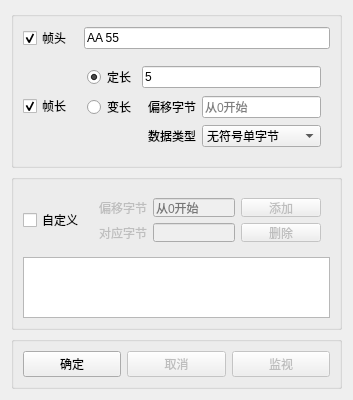
<?xml version="1.0" encoding="UTF-8"?>
<ui version="4.0">
 <class>form</class>
 <widget class="QDialog" name="form">
  <property name="geometry">
   <rect>
    <x>0</x>
    <y>0</y>
    <width>353</width>
    <height>400</height>
   </rect>
  </property>
  <property name="minimumSize">
   <size>
    <width>353</width>
    <height>400</height>
   </size>
  </property>
  <property name="windowTitle">
   <string>查找帧定义</string>
  </property>
  <property name="windowIcon">
   <iconset resource="Resources.qrc">
    <normaloff>:/new/prefix1/icon/view.png</normaloff>:/new/prefix1/icon/view.png</iconset>
  </property>
  <layout class="QGridLayout" name="gridLayout_12">
   <item row="0" column="0">
    <layout class="QGridLayout" name="gridLayout_11">
     <item row="0" column="0">
      <widget class="QGroupBox" name="groupBox">
       <property name="title">
        <string/>
       </property>
       <layout class="QGridLayout" name="gridLayout_4">
        <item row="0" column="0">
         <layout class="QGridLayout" name="gridLayout_3">
          <item row="0" column="2">
           <widget class="QLineEdit" name="lineEdit">
            <property name="text">
             <string>AA 55</string>
            </property>
           </widget>
          </item>
          <item row="1" column="0">
           <widget class="QCheckBox" name="checkBox_2">
            <property name="text">
             <string>帧长</string>
            </property>
            <property name="checked">
             <bool>true</bool>
            </property>
           </widget>
          </item>
          <item row="1" column="1" colspan="2">
           <widget class="QWidget" name="widget_3" native="true">
            <layout class="QGridLayout" name="gridLayout_2">
             <item row="0" column="0">
              <layout class="QGridLayout" name="gridLayout">
               <item row="0" column="0">
                <widget class="QRadioButton" name="radioButton">
                 <property name="text">
                  <string>定长</string>
                 </property>
                 <property name="checked">
                  <bool>true</bool>
                 </property>
                </widget>
               </item>
               <item row="0" column="1" colspan="3">
                <widget class="QLineEdit" name="lineEdit_2">
                 <property name="text">
                  <string>5</string>
                 </property>
                </widget>
               </item>
               <item row="1" column="0" colspan="2">
                <widget class="QRadioButton" name="radioButton_2">
                 <property name="text">
                  <string>变长</string>
                 </property>
                </widget>
               </item>
               <item row="1" column="2">
                <widget class="QLabel" name="label">
                 <property name="text">
                  <string>偏移字节</string>
                 </property>
                </widget>
               </item>
               <item row="1" column="3">
                <widget class="QLineEdit" name="lineEdit_3">
                 <property name="placeholderText">
                  <string>从0开始</string>
                 </property>
                </widget>
               </item>
               <item row="2" column="2">
                <widget class="QLabel" name="label_2">
                 <property name="text">
                  <string>数据类型</string>
                 </property>
                </widget>
               </item>
               <item row="2" column="3">
                <widget class="QComboBox" name="comboBox">
                 <item>
                  <property name="text">
                   <string>无符号单字节</string>
                  </property>
                 </item>
                 <item>
                  <property name="text">
                   <string>有符号单字节</string>
                  </property>
                 </item>
                 <item>
                  <property name="text">
                   <string>无符号双字节</string>
                  </property>
                 </item>
                 <item>
                  <property name="text">
                   <string>有符号双字节</string>
                  </property>
                 </item>
                 <item>
                  <property name="text">
                   <string>无符号四字节</string>
                  </property>
                 </item>
                 <item>
                  <property name="text">
                   <string>有符号四字节</string>
                  </property>
                 </item>
                 <item>
                  <property name="text">
                   <string>无符号八字节</string>
                  </property>
                 </item>
                 <item>
                  <property name="text">
                   <string>有符号八字节</string>
                  </property>
                 </item>
                </widget>
               </item>
              </layout>
             </item>
            </layout>
           </widget>
          </item>
          <item row="0" column="0" colspan="2">
           <widget class="QCheckBox" name="checkBox">
            <property name="text">
             <string>帧头</string>
            </property>
            <property name="checked">
             <bool>true</bool>
            </property>
           </widget>
          </item>
         </layout>
        </item>
       </layout>
      </widget>
     </item>
     <item row="1" column="0">
      <widget class="QGroupBox" name="groupBox_2">
       <property name="title">
        <string/>
       </property>
       <layout class="QGridLayout" name="gridLayout_8">
        <item row="0" column="0">
         <layout class="QGridLayout" name="gridLayout_7">
          <item row="0" column="0">
           <widget class="QCheckBox" name="checkBox_3">
            <property name="text">
             <string>自定义</string>
            </property>
           </widget>
          </item>
          <item row="0" column="1">
           <widget class="QWidget" name="widget_4" native="true">
            <property name="enabled">
             <bool>false</bool>
            </property>
            <layout class="QGridLayout" name="gridLayout_6">
             <item row="0" column="0">
              <layout class="QGridLayout" name="gridLayout_5">
               <item row="0" column="0">
                <widget class="QLabel" name="label_4">
                 <property name="text">
                  <string>偏移字节</string>
                 </property>
                </widget>
               </item>
               <item row="0" column="1">
                <widget class="QLineEdit" name="lineEdit_4">
                 <property name="text">
                  <string/>
                 </property>
                 <property name="placeholderText">
                  <string>从0开始</string>
                 </property>
                </widget>
               </item>
               <item row="0" column="2">
                <widget class="QPushButton" name="pushButton_3">
                 <property name="text">
                  <string>添加</string>
                 </property>
                </widget>
               </item>
               <item row="1" column="0">
                <widget class="QLabel" name="label_3">
                 <property name="text">
                  <string>对应字节</string>
                 </property>
                </widget>
               </item>
               <item row="1" column="1">
                <widget class="QLineEdit" name="lineEdit_5"/>
               </item>
               <item row="1" column="2">
                <widget class="QPushButton" name="pushButton_4">
                 <property name="text">
                  <string>删除</string>
                 </property>
                </widget>
               </item>
              </layout>
             </item>
            </layout>
           </widget>
          </item>
          <item row="1" column="0" colspan="2">
           <widget class="QTableWidget" name="tableWidget">
            <property name="selectionMode">
             <enum>QAbstractItemView::NoSelection</enum>
            </property>
            <attribute name="verticalHeaderVisible">
             <bool>false</bool>
            </attribute>
           </widget>
          </item>
         </layout>
        </item>
       </layout>
      </widget>
     </item>
     <item row="2" column="0">
      <widget class="QGroupBox" name="groupBox_3">
       <property name="title">
        <string/>
       </property>
       <layout class="QGridLayout" name="gridLayout_10">
        <item row="0" column="0">
         <layout class="QGridLayout" name="gridLayout_9">
          <item row="0" column="0">
           <widget class="QPushButton" name="pushButton">
            <property name="text">
             <string>确定</string>
            </property>
           </widget>
          </item>
          <item row="0" column="1">
           <widget class="QPushButton" name="pushButton_2">
            <property name="enabled">
             <bool>false</bool>
            </property>
            <property name="text">
             <string>取消</string>
            </property>
           </widget>
          </item>
          <item row="0" column="2">
           <widget class="QPushButton" name="pushButton_5">
            <property name="enabled">
             <bool>false</bool>
            </property>
            <property name="text">
             <string>监视</string>
            </property>
           </widget>
          </item>
         </layout>
        </item>
       </layout>
      </widget>
     </item>
    </layout>
   </item>
  </layout>
 </widget>
 <resources>
  <include location="Resources.qrc"/>
 </resources>
 <connections/>
</ui>
